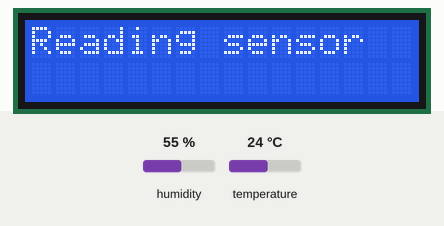
A sketch run on a simulated Arduino Uno, built with avr-gcc and run on an emulated ATmega328P. Shown: 16×2 character LCD. Inputs (shaded band) come from the test bench; at power-on: humidity 55 %, temperature 24 °C.

Above: at 4.2 s.
4.3 s: humidity set to 22 %
At 5.9 s:
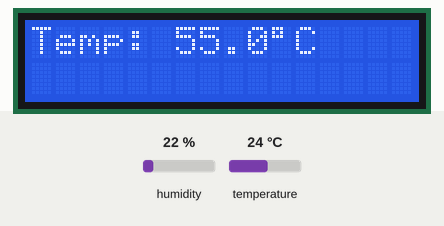
18.3 s: temperature set to 12 °C
32.3 s: humidity set to 40 %
At 46.1 s:
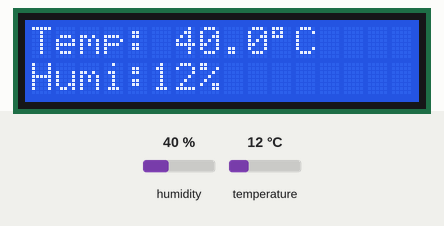
46.3 s: temperature set to 19 °C
At 58.7 s:
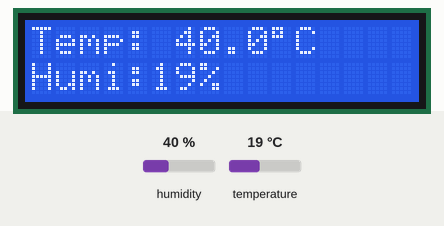
Timing chart, 0 to 60.2 s (numbered marks = the images above; inputs shaded):
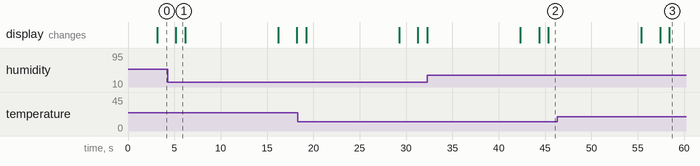

Measured:
- what the display in image 1 shows lasts 1.1 s, from 5.1 s to 6.2 s

The sketch:

esteban1v1.ino
```cpp
#include <Wire.h>
#include <LiquidCrystal_I2C.h>
#include <dht.h>
//I2C pins declaration
LiquidCrystal_I2C lcd(0x27, 16, 2);

//DHT11 pin connected declaration
dht DHT;
#define DHT11_PIN 2

void setup()
{
lcd.begin();//Defining 16 columns and 2 rows of lcd display
lcd.backlight();//To Power ON the back light
lcd.clear();
lcd.setCursor(0,0);
lcd.print("Sebastian FM");
lcd.setCursor(0,1);
lcd.print("Weather Station");
delay(3000);
}

void loop()
{
//step1: reading temperature and humidity from DHT11
lcd.clear();
lcd.setCursor(0,0);
lcd.print("Reading sensor");
float temperature, humidity;
int d = DHT.read11(DHT11_PIN);
humidity = DHT.temperature;
temperature = DHT.humidity;
delay(2000);

//converting numeric data to string data
char tempF[6];
char humF[6];
dtostrf(temperature, 5, 1, tempF);
dtostrf(humidity, 2, 0, humF);

//step 3: sending the weather data to the display
lcd.clear();
lcd.setCursor(0,0); //Defining positon to write from first row,first column .
lcd.print("");
lcd.print("Temp:");
lcd.print(tempF);
lcd.print((char)223); //printing the ° symbol
lcd.print("C "); //short rep of Centrigrades
delay(1000);//Delay used to give a dynamic effect
lcd.setCursor(0,1);  //Defining positon to write from second row,first column .
lcd.print("Humi:");
lcd.print(humF);
lcd.print("%");
delay(10000);

}
```
